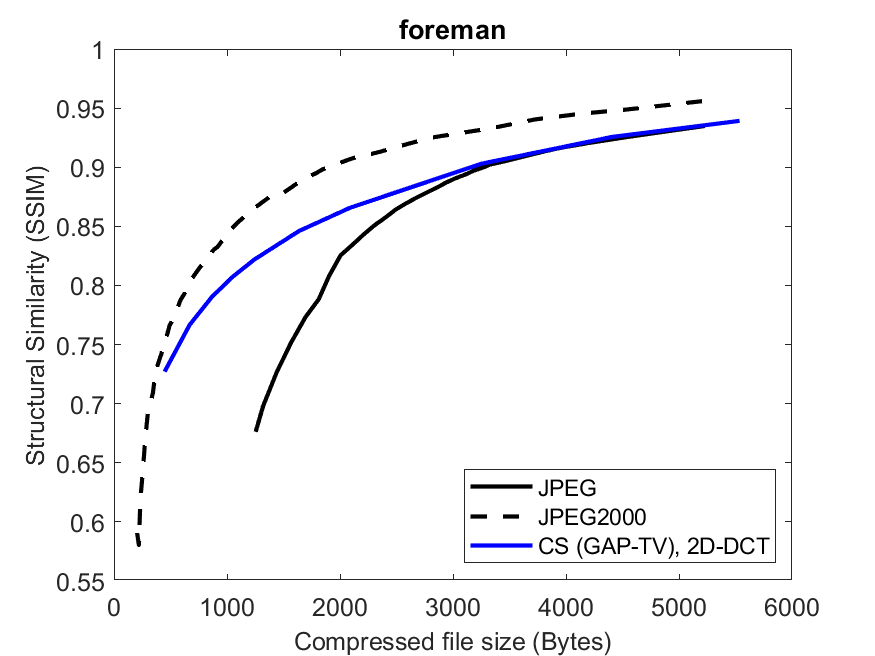
%> input picture foreman_JPEG_CS_GAPTV_2D_DCT.png, 875 x 656 px
$ octave --eval "result = getJPEG_qual('../foreman_JPEG_CS_GAPTV_2D_DCT.png');"   (GNU Octave 9; MATLAB toolbox functions it lacks are replaced by stand-ins)
%> lines starting %> are read from the running program, lines starting %| are printed output that depends on the picture
function [bytes, jpg_ssim, jpg_psnr, qual] = getJPEG_qual( img_file, jpg_qual )
%> called with img_file = '../foreman_JPEG_CS_GAPTV_2D_DCT.png'
  %getJPEG_qual returns quality versus file size of JPEG encoding.
  %
  % INPUT:
  %   img_file: original image file name
  %   jpg_qual: (optional) an array of JPEG quality values to be used. If not
  %             present, use def_qual below.
  % OUTPUT:
  %   bytes: array of sizes of the JPEG files in bytes for the given qualities.
  %          The returned sizes are the actual JPEG files size minus 18, to
  %          account for the JFIF metadata section in the files, which is 18
  %          bytes long.
  %   jpg_ssim:  array of SSIM values for the given qualities.
  %   jpg_psnr:  array of PSNR values for the given qualities.
  %   qual:  array of the quality values (should be jpg_qual, if supplied).

  def_qual = [0.5:0.5:10 11:1:25 26:2:32 35:5:50]';
  if nargin < 2
    jpg_qual = def_qual;
  end
  jpg_qual = jpg_qual(:);

  [img_dir, img_name, ~] = fileparts(img_file);
  qual_dir = fullfile(img_dir, [img_name '.jpg_qual']);

  if ~exist(qual_dir,'dir')
    [ok, err_msg, err_id] = mkdir(qual_dir);
    if ~ok
      error(err_id, 'Failed to create folder %s: %s', qual_dir, err_msg);
    end
  end

  qual_file = fullfile(qual_dir, 'JPEG_qual.mat');

  if isempty(dir(qual_file))
    sav_bytes = [];
    sav_ssim = [];
    sav_psnr = [];
    sav_qual = [];
  else
    load(qual_file, 'sav_bytes', 'sav_ssim', 'sav_psnr', 'sav_qual');
  end

  [qual, sav_ind, jpg_ind] = intersect(sav_qual, jpg_qual);
  bytes = sav_bytes(sav_ind);
  jpg_ssim = sav_ssim(sav_ind);
  jpg_psnr = sav_psnr(sav_ind);

  if length(qual) == length(jpg_qual)
    return;
  end

  I0 = imread(img_file);
%> I0 is the input picture: size 656x875x3 uint8; mean R, G, B 246.5, 246.5, 247.8
  Iorig = im2double(I0);

  jpg_qual(jpg_ind) = [];
  n = length(jpg_qual);
  qual = [jpg_qual; qual];
  sav_qual = [jpg_qual; sav_qual];
  bytes = [zeros(n,1); bytes];
  sav_bytes = [zeros(n,1); sav_bytes];
  jpg_ssim = [zeros(n,1); jpg_ssim];
  sav_ssim = [zeros(n,1); sav_ssim];
  jpg_psnr = [zeros(n,1); jpg_psnr];
  sav_psnr = [zeros(n,1); sav_psnr];

  JPEG_IFIF_len = 18;

  for i=1:n
    jpg_file = fullfile(qual_dir, sprintf('%s_%04.1f.jpg', img_name, qual(i)));
    imwrite(I0, jpg_file, 'jpg', 'Quality', qual(i));
    fd = dir(jpg_file);
    bytes(i) = fd.bytes - JPEG_IFIF_len;
    sav_bytes(i) = bytes(i);

    Ijpg = imread(jpg_file);
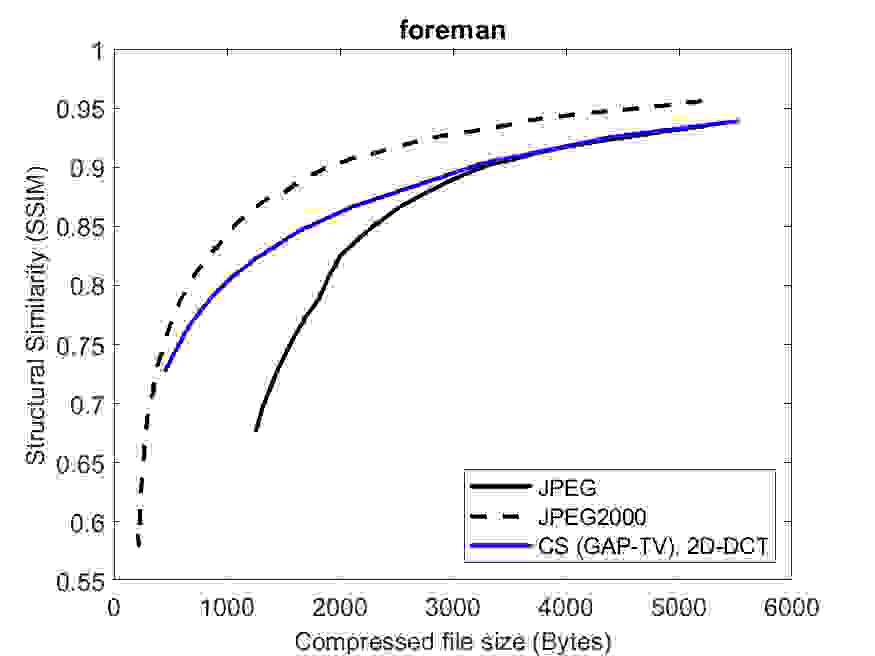
%> Ijpg: size 656x875x3 uint8; mean R, G, B 245.4, 245.3, 246.1
    Ijpg = im2double(Ijpg);
%> Ijpg: size 656x875x3 double

    jpg_ssim(i) = ssim(Iorig, Ijpg);
    sav_ssim(i) = jpg_ssim(i);


    jpg_psnr(i) = psnr(Iorig, Ijpg);
    sav_psnr(i) = jpg_psnr(i);
  end

  [sav_qual, indx] = sort(sav_qual);  %#ok
%> sav_qual = 43 values from 0.5 to 50; indx = 43 values from 1 to 43
  sav_bytes = sav_bytes(indx);  %#ok
  sav_ssim = sav_ssim(indx);  %#ok
  sav_psnr = sav_psnr(indx);  %#ok
  save(qual_file, 'sav_bytes', 'sav_ssim', 'sav_psnr', 'sav_qual');

  [qual, indx] = sort(qual);
  bytes = bytes(indx);
  jpg_ssim = jpg_ssim(indx);
  jpg_psnr = jpg_psnr(indx);
end
